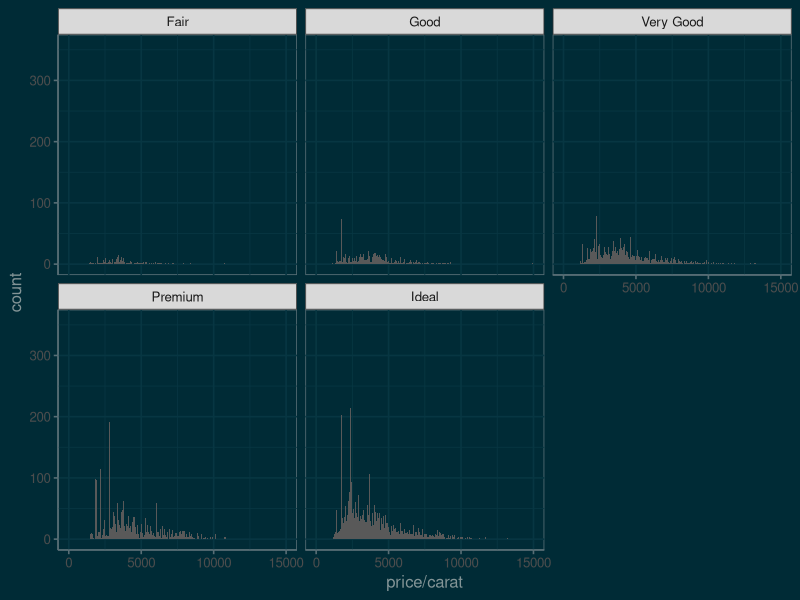
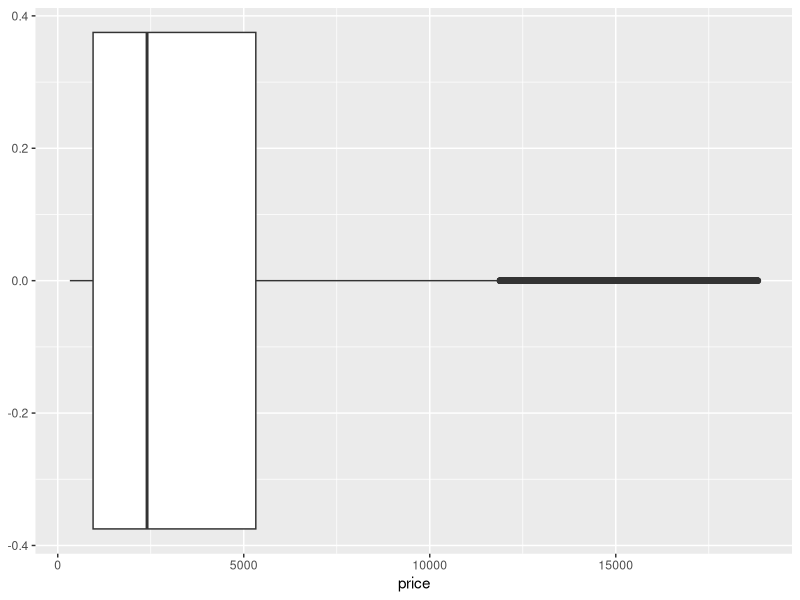

Here is the R script that generated these plots, in order:
library(ggplot2)
data(diamonds)
summary(diamonds)
length(diamonds)
str(diamonds)
levels(diamonds$color)
?diamonds
library(ggthemes) 

ggplot(aes(x=price/carat),data=diamonds)+
  geom_histogram(binwidth = 10)+
    scale_x_continuous(limits=c(0,15000))+
  facet_wrap(~cut)+
  theme_solarized(light = FALSE)+
  scale_color_solarized('red')
  
by(diamonds$price, diamonds$cut,summary)

ggplot(aes(x=price),data=subset(diamonds, !is.na(diamonds$price)))+
  geom_boxplot()
# Investigate the price per carat of diamonds across
# the different colors of diamonds using boxplots.
